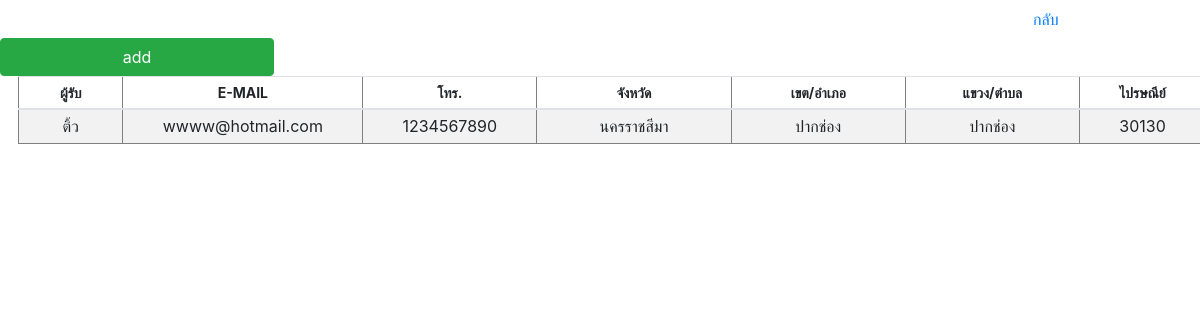
The page /customer/customer_show_dealer.php?ID=1 on the database as committed earlier.
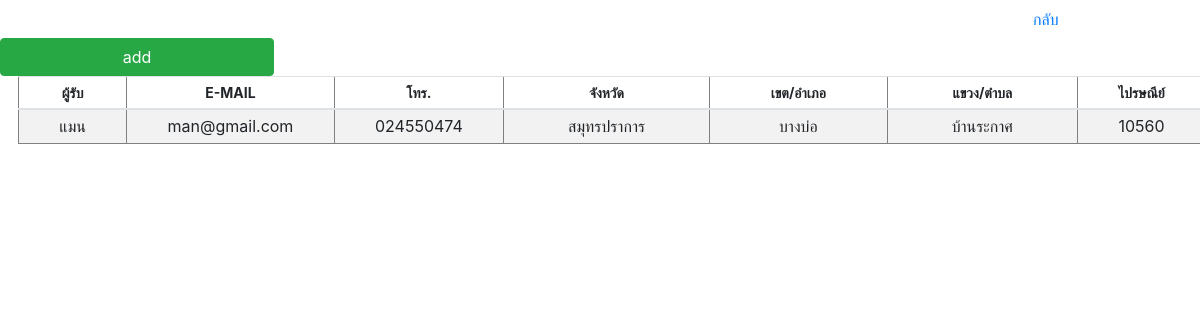
The same page on the database as committed later.
### tables this page shows
CREATE TABLE `dealers` (
  `ID` int(11) NOT NULL,
  `CONSIGNEE` varchar(255) NOT NULL,
  `EMAIL` varchar(255) NOT NULL,
  `PHONE` varchar(255) NOT NULL,
  `PROVINCE` varchar(255) NOT NULL,
  `DISTRICT` varchar(255) NOT NULL,
  `SUBDISTRICT` varchar(255) NOT NULL,
  `ZIPCODE` varchar(255) NOT NULL
);

### customer/customer_show_dealer.php (the view, shortened to what this page needs)
<?php
$conn=new Databases;
$conn = $conn->__construct();
$ID = $_GET['ID'];
$query = "SELECT * FROM dealers WHERE ID='$ID' ";
$result = mysqli_query($conn, $query);
$idx=0;
?>
<!DOCTYPE html PUBLIC "-//W3C//DTD XHTML 1.0 Transitional//EN" "http://www.w3.org/TR/xhtml1/DTD/xhtml1-transitional.dtd">
<html xmlns="http://www.w3.org/1999/xhtml">
<head>
<link rel="stylesheet" href="https://cdn.jsdelivr.net/npm/bootstrap@4.6.0/dist/css/bootstrap.min.css">
    <link href="https://unpkg.com/gijgo@1.9.13/css/gijgo.min.css" rel="stylesheet" type="text/css" />
</head>
<body>
<a style="margin-left:85%" class="btn btn-link" href="customer.php">กลับ</a>
<input type="text" class="btn btn-success" value="add">
<table border='1' style="width:99%; margin-left:1.5%" class="table table-striped table-sm">
  <thead align="center" style="font-size:14px;">
    <tr>
      <th>ผู้รับ</th>
      <th>E-MAIL</th>
      <th>โทร.</th>
      <th>จังหวัด</th>
      <th>เขต/อำเภอ</th>
      <th>แขวง/ตำบล</th>
      <th>ไปรษณีย์</th>
    </tr>
  </thead>
  <tbody>
      <?php
		while($row = mysqli_fetch_assoc($result))
		{$idx=$idx+1;
		?>
		<td width="3%" align="center"><nobr><?php echo $row['CONSIGNEE'];?></nobr></td>
        <td width="3%" align="center"><nobr><?php echo $row['EMAIL'];?></nobr></td>
        <td width="3%" align="center"><nobr><?php echo $row['PHONE'];?></nobr></td>
        <td width="5%" align="center"><nobr><?php echo preg_replace('/[0-9]+/', '', $row['PROVINCE']) ;?></nobr></td>
        <td width="5%" align="center"><nobr><?php echo preg_replace('/[0-9]+/', '', $row['DISTRICT']) ;?></nobr></td>
        <td width="5%" align="center"><nobr><?php echo preg_replace('/[0-9]+/', '', $row['SUBDISTRICT']) ;?></nobr></td>
        <td width="3%" align="center"><nobr><?php echo $row['ZIPCODE'];?></nobr></td>
        <?php
		}
?>
   </tbody>
</table>
</body>
</body>
</html>

Rows that differ between the two databases and show on the page:
changed dealers: CONSIGNEE "ติ้ว" → "แมน"; EMAIL "wwww@hotmail.com" → "man@gmail.com"; PHONE "1234567890" → "024550474"; PROVINCE "นครราชสีมา" → "สมุทรปราการ"; DISTRICT "ปากช่อง" → "บางบ่อ"; SUBDISTRICT "ปากช่อง" → "บ้านระกาศ"; ZIPCODE "30130" → "10560"
